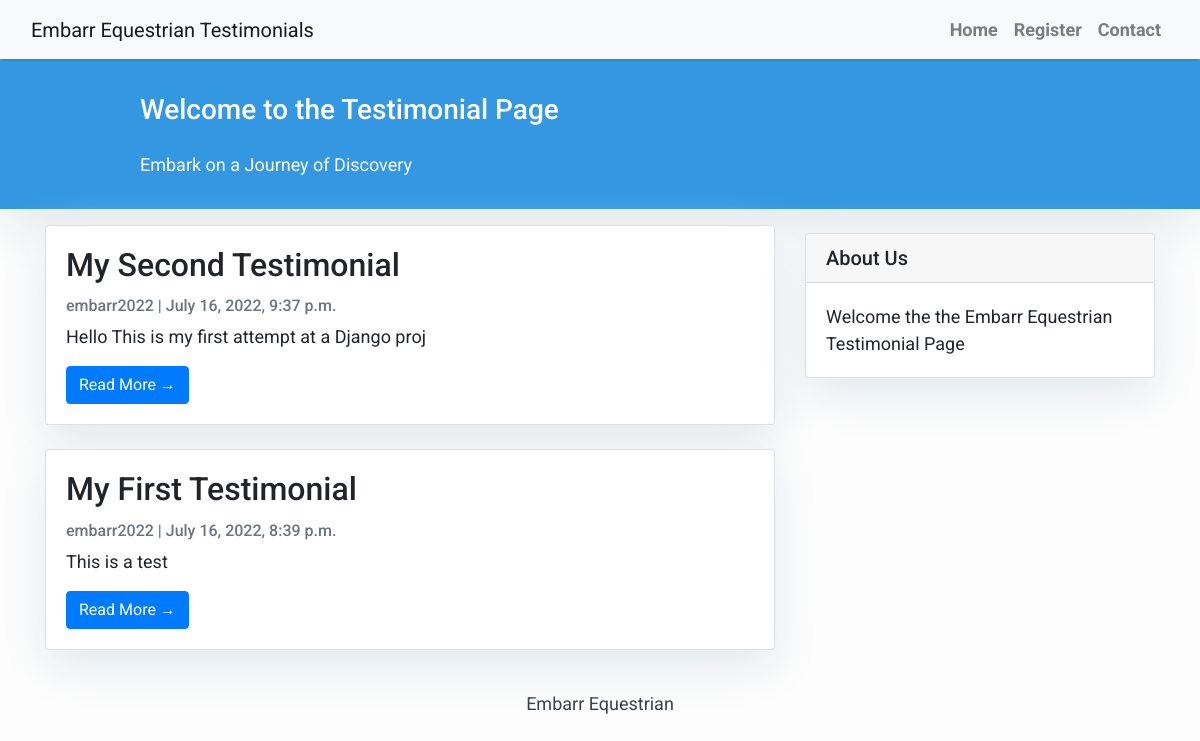
The page / on the database its author committed.
### Reviews/models.py (models this page shows, shortened)
class Post(models.Model):
    title = models.CharField(max_length=200, unique=True)
    slug = models.SlugField(max_length=200, unique=True)
    author = models.ForeignKey(User, on_delete= models.CASCADE,related_name='test_posts')
    updated_on = models.DateTimeField(auto_now= True)
    content = models.TextField()
    created_on = models.DateTimeField(auto_now_add=True)
    status = models.IntegerField(choices=STATUS, default=0)
    likes = models.ManyToManyField(
        User, related_name='post_like', blank=True)
    class Meta:
        ordering = ['-created_on']
    likes = models.ManyToManyField(
        User, related_name='testpost_like', blank=True)
    class Meta:
        ordering = ["-created_on"]

### Reviews/views.py (the view)
# urls.py: path('', views.PostList.as_view(), name='home'),
class PostList(generic.ListView):
    queryset = Post.objects.filter(status=1).order_by('-created_on')
    template_name = 'index.html'

### templates/index.html (shortened to what this page needs)
{% extends "base.html" %}
{% block content %}
<header class="masthead">
    <div class="container">
        <div class="row">
            <div class=" col-md-8 col-md-10 mx-auto">
                <div class="site-heading">
                    <h3 class=" site-heading my-4 mt-3 text-white"> Welcome to the Testimonial Page</h3>
                    <p class="text-light">Embark on a Journey of Discovery &nbsp
                    </p>
                </div>
            </div>
        </div>
    </div>
</header>
<div class="container">
    <div class="row">
        <div class="col-md-8 mt-3 left">
            {% for post in post_list %}
            <div class="card mb-4">
                <div class="card-body">
                    <h2 class="card-title">{{ post.title }}</h2>
                    <p class="card-text text-muted h6">{{ post.author }} | {{ post.created_on}} </p>
                    <p class="card-text">{{post.content|slice:":200" }}</p>
                    <a href="{% url 'post_detail' post.slug  %}" class="btn btn-primary">Read More &rarr;</a>
                </div>
            </div>
            {% endfor %}
        </div>
        {% block sidebar %} {% include 'sidebar.html' %} {% endblock sidebar %}
    </div>
</div>
{%endblock%}

### templates/base.html (style rules this page uses)
body { font-family: "Roboto", sans-serif; font-size: 17px; background-color: #fdfdfd; }
.masthead { background: #3398E1; height: auto; padding-bottom: 15px; box-shadow: 0 16px 48px #E3E7EB; padding-top: 10px; }

### templates/index.html (style rules this page uses)
body { font-family: "Roboto", sans-serif; font-size: 18px; background-color: #fdfdfd; }
.card { box-shadow: 0 16px 48px #E3E7EB; }

### templates/sidebar.html (style rules this page uses)
.card { box-shadow: 0 16px 48px #E3E7EB; }

### rows shown on the page
Post: title "My Second Testimonial", author "embarr2022", created_on "July 16, 2022, 9:37 p.m.", content "Hello This is my first attempt at a Django proj"
Post: title "My First Testimonial", author "embarr2022", created_on "July 16, 2022, 8:39 p.m.", content "This is a test"
